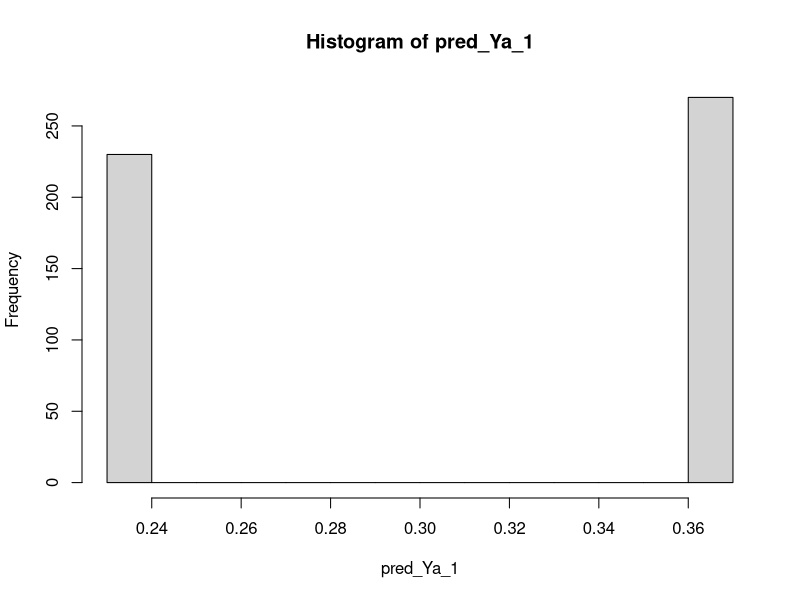
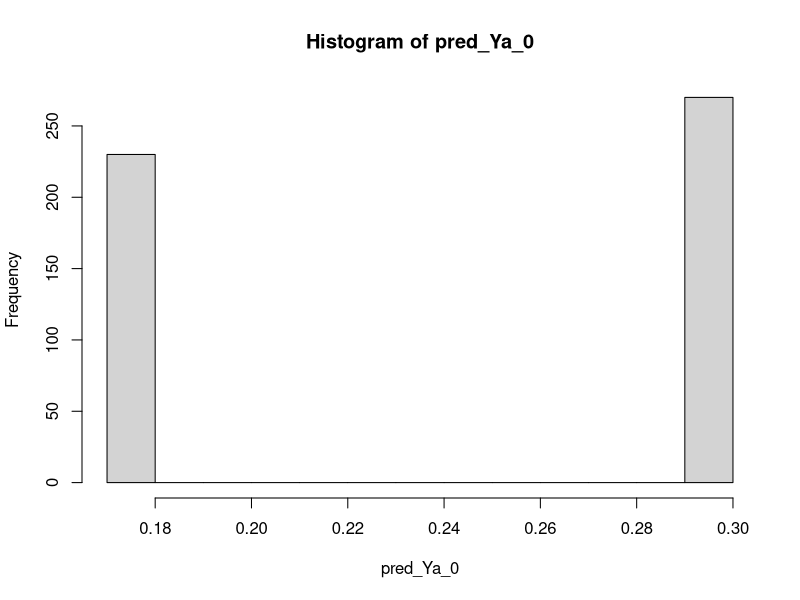

Write R code to recreate these figures, in order.
## ---- chunk 1
library(tidyverse)
library(ggplot2)
## ---- chunk 2
# Set see to get same results within the same computer 
set.seed(1)

# Set the number of people, this is sample size in your data
N = 500


# Create a binary confounder variable 
L=rbinom(N,1, 0.5)
table(L)


# Then binary exposure, partially based on the status of confounder 
A=runif(N, max=(1+L))
A <- ifelse(A > 0.4, 0, 1)
table(A)


# QUickly check the association of A and L
epitools::epitab(A, L, method = "oddsratio")$tab
table(A, L)
## ---- chunk 3
# Create a third variable (fake confounder) from the outcome and exposure  
theta = -1 + 0.3*A + -0.4*L  # Generate logit of outcome
prob <- 1/(1+exp(-theta))  # convert logit values into probabilities
Y= rbinom(N,1,prob) # Generate the binary values from the probabilities of the outcome

head(Y, 40) # display values 
## ---- chunk 4
myData <- data.frame(Y, A, L)
table(myData$Y)
table(myData$A)
table(myData$L)
## ---- chunk 5
epitools::epitab(myData$A, myData$Y, method = "oddsratio")$tab
epitools::epitab(myData$L, myData$Y, method = "oddsratio")$tab
## ---- chunk 6
myData %>%  group_by(L, A, Y) %>% summarise(count = n()) 
## ---- chunk 7
regressResult <- glm(data=myData, Y~L + A,  family="binomial")


# Show the results - logit scale 
coefficients(regressResult) %>%  round(2)
regressResult %>%  confint() %>% round(2)

# Show the results - odds ratio scale
coefficients(regressResult) %>%  exp %>% round(2)
regressResult %>%  confint()  %>% exp %>%  round(2)
## ---- chunk 8
myData_allExposed <- myData %>% mutate(A=1) 
table(myData_allExposed$A)

myData_NotExposed <- myData %>% mutate(A=0) 
table(myData_NotExposed$A)
## ---- chunk 9
pred_Ya_1 <- predict(regressResult, newdata =myData_allExposed, type = "response")
hist(pred_Ya_1)
pred_Ya_0 <- predict(regressResult, newdata =myData_NotExposed, type = "response")
hist(pred_Ya_0)
## ---- chunk 10
mean(pred_Ya_1) / mean(pred_Ya_0) # no CI for this 
{mean(pred_Ya_1) / (1-mean(pred_Ya_1))} / {mean(pred_Ya_0)/(1-mean(pred_Ya_0))}
mean(pred_Ya_1) - mean(pred_Ya_0)
